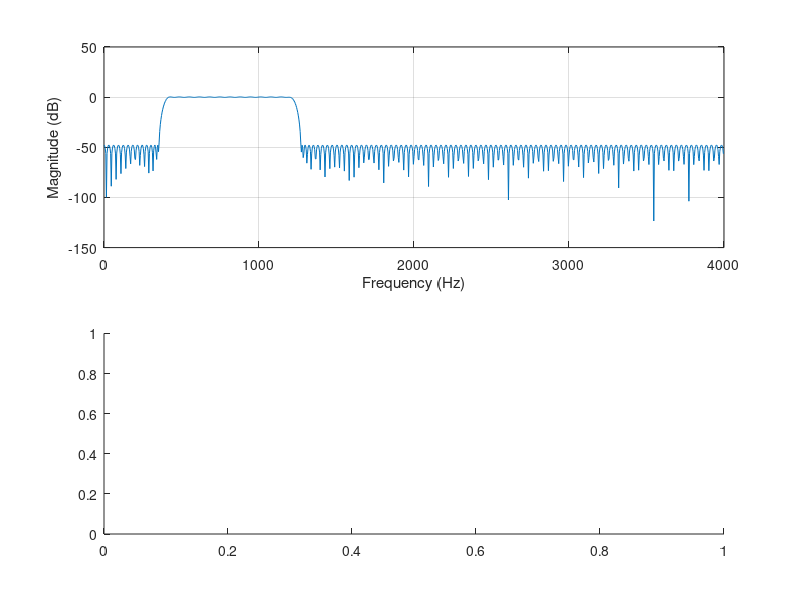

This figure's MATLAB source: (Note: this script raises an error after producing the figure.)
%% Lab 4 FIR design
rp = 0.5;           % Passband ripple
rs = 48;          % Stopband ripple
fs = 8000;        % Sampling frequency
f = [355 415 1200 1270];    % Cutoff frequencies
a = [0 1 0];        % Desired amplitudes
dev = [10^(-rs/20) (10^(rp/20)-1)/(10^(rp/20)+1)  10^(-rs/20)]; 
[n,fo,ao,w] = firpmord(f,a,dev,fs);
% fn= f/(0.5*fs);
b = firpm(n,fo,ao,w);
freqz(b,1,1024,fs) % coef b and all ones, with 1024 data points and fs of 8k
title('Band-pass Filter Designed to Specifications')


write_B=fopen('fir_coef.txt','wt');

fprintf(write_B,'#define N %d\n', length(b));
fprintf(write_B,'double B[]={');

for i=1:length(b)-1
    fprintf(write_B,'%e, ',b(i));
end

fprintf(write_B,'%e};\n',b(length(b)));
fclose('all');
%% FIR response figure
x = linspace(-fs/2,fs/2,249);
plot(x,b)
grid on
grid minor
title('Finite Impulse Response Coefficients ')


%% Lab5
rp = 0.3;           % Passband ripple
rs = 20;          % Stopband ripple
fs = 8000;        % Sampling frequency
f = [270 450];    % Cutoff frequencies

[b,a] = ellip(4,rp,rs,2*f/fs); % 4th order,rp,rs,wp -> normalized frequency
freqz(b,a)


write_B=fopen('iir_coef.txt','wt');

fprintf(write_B,'#define Na %d\n', length(a));
fprintf(write_B,'#define Nb %d\n', length(b));

fprintf(write_B,'double A[]={');

for i=1:length(a)-1
    fprintf(write_B,'%e, ',a(i));
end

fprintf(write_B,'%e};\n',a(length(a)));

fprintf(write_B,'double B[]={');

for i=1:length(b)-1
    fprintf(write_B,'%e, ',b(i));
end

fprintf(write_B,'%e};\n',b(length(b)));

fclose('all');